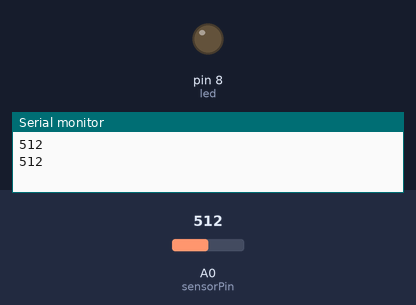
Bench run of a sketch on a simulated Arduino Uno, built with avr-gcc and run on an emulated ATmega328P. On the bench: output pins drawn as LEDs (lit = HIGH), the last lines printed to the serial monitor. Inputs (shaded band) come from the test bench; at power-on: A0 (sensorPin) = 512.

Above: at 1.8 s.
1.9 s: A0 (sensorPin) set to 258
4.2 s: A0 (sensorPin) set to 227
At 7.2 s:
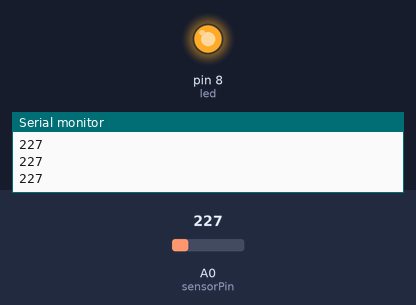
7.5 s: A0 (sensorPin) set to 251
At 9.6 s:
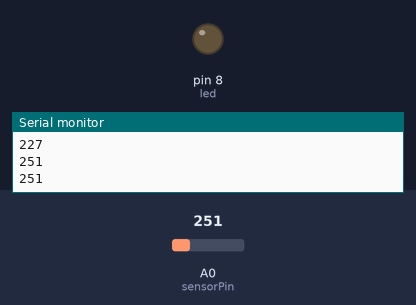
10.5 s: A0 (sensorPin) set to 231
At 13.1 s:
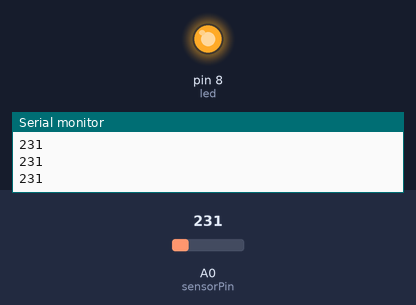
Timing chart, 0 to 14.5 s (numbered marks = the images above; inputs shaded):
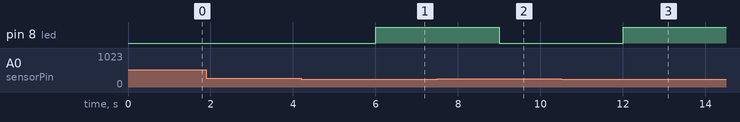

The sketch:

LDRexample.ino
```cpp
int sensorPin =A0; //input pins for LDR
int sensorValue =0; // variable for storing value
int led = 8;
void setup() {
  // put your setup code here, to run once:
  Serial.begin(9600); //sets serial ports for communication
  pinMode(led, OUTPUT);
}

void loop() {
  // put your main code here, to run repeatedly:
  sensorValue = analogRead(sensorPin);
  Serial.println(sensorValue);
  delay(1000);
  if(sensorValue< 241)
  {
    digitalWrite(led, HIGH);
    }
    else
{digitalWrite(led, LOW);
}
}
```

Measured:
- the behaviour switches between 241 and 240 on A0 (sensorPin) (found by bisection; images 0 and 1)
- after the input at 4.2 s, pin 8 (led): LOW → HIGH after 1.8 s
- after the input at 7.5 s, pin 8 (led): HIGH → LOW after 1.5 s
- after the input at 10.5 s, pin 8 (led): LOW → HIGH after 1.5 s
